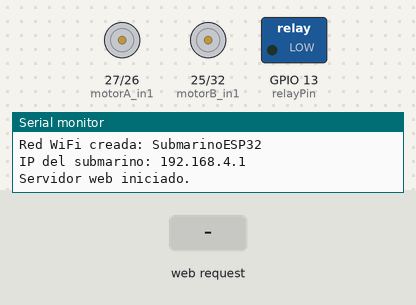
Simulated run of this sketch. Board: ESP32. Shown: motor-driver pin pairs drawn as motors (green arrow = first pin HIGH = forward, orange = second pin HIGH = backward, longer = more drive, scaled by the enable pin), switched loads named in the sketch (green lamp = pin HIGH), the last lines printed to the serial monitor. Inputs (shaded band) come from the test bench.

Above: at 1.2 s.
1.3 s: HTTP request GET /tanque/llenar received
At 1.7 s:
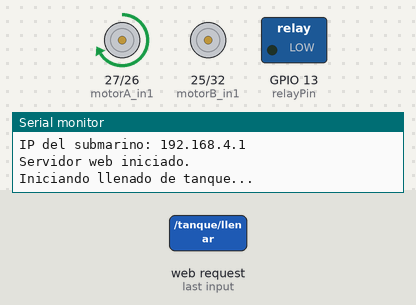
2.8 s: HTTP request GET /stop received
At 4.0 s:
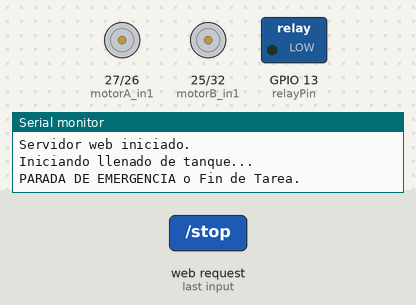
4.3 s: HTTP request GET /tanque/vaciar received
At 5.2 s:
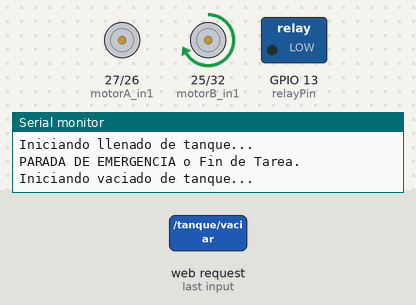
Timing chart, 0 to 7.3 s (numbered marks = the images above; inputs shaded):
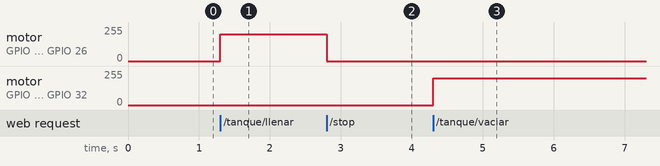

Measured:
- after the input at 1.3 s, motor on GPIO 27 (motorA_in1) / GPIO 26 (motorA_in2): stopped → forward 200/255 at once
- after the input at 2.8 s, motor on GPIO 27 (motorA_in1) / GPIO 26 (motorA_in2): forward 200/255 → stopped at once
- after the input at 4.3 s, motor on GPIO 25 (motorB_in1) / GPIO 32 (motorB_in2): stopped → forward 200/255 at once

The sketch:

SubmarinoFinal.ino
```cpp
#include <WiFi.h>
#include <WebServer.h>
// #include <ESP32Servo.h> // Eliminado
#include <OneWire.h>
#include <DallasTemperature.h>

// ========================
// CONFIG WIFI (MODO AP)
// ========================
const char* ssid = "SubmarinoESP32";
const char* password = "12345678";

// ========================
// PINES
// ========================
// const int servoPin = 23; // Eliminado
// Motor A (Llenar tanque)
const int motorA_in1 = 27;
const int motorA_in2 = 26;
const int motorA_ena = 12;
// Motor B (Vaciar tanque)
const int motorB_in1 = 25;
const int motorB_in2 = 32;
const int motorB_enb = 33;
// Relay JT800 (propulsión)
const int relayPin = 13;
// Sensor DS18B20
const int oneWireBus = 15;
OneWire oneWire(oneWireBus);
DallasTemperature sensors(&oneWire);

// ========================
// OBJETOS GLOBALES
// ========================
WebServer server(80);
// Servo direccionServo; // Eliminado

// ========================
// VARIABLES DE ESTADO (PARA LÓGICA NO-BLOQUEANTE)
// ========================
enum SystemState { STATE_IDLE, STATE_FILLING, STATE_EMPTYING, STATE_PROPULSION };
SystemState currentState = STATE_IDLE;
unsigned long actionStartTime = 0; // Marca de tiempo (millis) de cuándo empezó una acción

// Tiempos de operación (en milisegundos)
const unsigned long FILL_DURATION = 60000;  // 1 minuto
const unsigned long EMPTY_DURATION = 70000; // 1 minuto 10 segundos
// const unsigned long PROPULSION_DURATION = 8000; // 8 segundos

// --- Variables para el temporizador del Servo --- // Eliminadas


// -----------------------------------------------------------------
// 1. PLANTILLA HTML EN MEMORIA FLASH (PROGMEM)
// (HTML Modificado sin la sección del servo)
// -----------------------------------------------------------------
const char html_PROGMEM[] PROGMEM = R"RAW(
<!DOCTYPE html>
<html lang="en">
<head>
    <meta charset="UTF-8">
    <meta name="viewport" content="width=device-width, initial-scale=1.0">
    <title>Submarine</title>
    <style>
        body { font-family: Arial, sans-serif; background-color: #f4f4f4; color: #333; max-width: 600px; margin: 0 auto; padding: 20px; text-align: center; }
        h1 { color: #0056b3; }
        h2 { border-bottom: 2px solid #ccc; padding-bottom: 5px; margin-top: 30px; }
        .button-group { display: flex; justify-content: center; gap: 15px; margin-top: 15px; }
        .button { display: inline-block; padding: 12px 20px; font-size: 16px; font-weight: bold; color: #fff; background-color: #007bff; border: none; border-radius: 5px; text-decoration: none; cursor: pointer; transition: background-color 0.3s; }
        .button:hover { background-color: #0056b3; }
        .button-fill { background-color: #28a745; }
        .button-fill:hover { background-color: #218838; }
        .button-empty { background-color: #ffc107; }
        .button-empty:hover { background-color: #e0a800; }
        p { font-size: 1.2em; margin-top: 20px; }
        .footer { font-size:12px; color:gray; margin-top: 30px; }
        .button-stop { background-color: #dc3545; width: 90%; padding: 20px; font-size: 1.5em; margin-top: 20px; border: 3px solid #b02a37; }
        .button-stop:hover { background-color: #c82333; }
        .status-box { background-color: #e9ecef; border: 1px solid #ced4da; border-radius: 5px; padding: 15px; margin-top: 20px; }
        .status-box p { margin: 0; }
        .status-box b { color: #0056b3; }
    </style>
</head>
<body>
    <h1>Control Submarino</h1>
    <a class="button button-stop" href="/stop">PARADA DE EMERGENCIA</a>
    <div class="status-box">
        <p><b>Estado:</b> %%STATUS%%</p>
    </div>

    <h2>Tanque de Lastre</h2>
    <div class="button-group">
        <a class="button button-fill" href="/tanque/llenar">Llenar (60s)</a>
        <a class="button button-empty" href="/tanque/vaciar">Vaciar (70s)</a>
    </div>

    <h2>Propulsión (Manual)</h2>
    <div class="button-group">
        <a class="button button-fill" href="/propulsar/avanzar">Avanzar</a>
        <a class="button button-empty" href="/propulsar/parar">Parar</a>
    </div>

    <h2>Telemetría</h2>
    <p><b>Temperatura:</b> %%TEMP%%</p>
    <p class="footer">
        Conéctate a la red WiFi <b>%%SSID%%</b> y abrí <b>http://192.168.4.1</b>
    </p>
    <script>
        setTimeout(function(){
            window.location.reload(1);
        }, 5000); // Refresca cada 5 segundos
    </script>
</body>
</html>
)RAW";


// ========================
// FUNCIONES DE PARADA
// (Sin cambios)
// ========================
void stopAllActions() {
  Serial.println("PARADA DE EMERGENCIA o Fin de Tarea.");
  analogWrite(motorA_ena, 0);
  digitalWrite(motorA_in1, LOW);
  digitalWrite(motorA_in2, LOW);
  analogWrite(motorB_enb, 0);
  digitalWrite(motorB_in1, LOW);
  digitalWrite(motorB_in2, LOW);
  digitalWrite(relayPin, LOW);
  currentState = STATE_IDLE;
  actionStartTime = 0;
}

// ========================
// MANEJADORES HTML
// (handleRoot sin cambios)
// ========================
void handleRoot() {
  sensors.requestTemperatures();
  float tempC = sensors.getTempCByIndex(0);
  String html = FPSTR(html_PROGMEM);
  String tempStr;
  if (tempC == DEVICE_DISCONNECTED_C) {
    tempStr = "Sensor no detectado";
  } else {
    tempStr = String(tempC, 2) + " &deg;C";
  }
  String statusStr = "En espera";
  unsigned long elapsed = (millis() - actionStartTime) / 1000;
  switch (currentState) {
    case STATE_FILLING:
      statusStr = "Llenando tanque... (" + String(elapsed) + "s / 60s)";
      break;
    case STATE_EMPTYING:
      statusStr = "Vaciando tanque... (" + String(elapsed) + "s / 70s)";
      break;
    case STATE_PROPULSION:
      statusStr = "Propulsando...";
      break;
    case STATE_IDLE:
    default:
      statusStr = "En espera";
      break;
  }
  html.replace("%%TEMP%%", tempStr);
  html.replace("%%SSID%%", ssid);
  html.replace("%%STATUS%%", statusStr);
  server.send(200, "text/html", html);
}

// (handleStop sin cambios)
void handleStop() {
  stopAllActions();
  server.sendHeader("Location", "/");
  server.send(303);
}

// ========================
// CONTROL DE SERVO (¡ELIMINADO!)
// ========================
// void handleServo(String dir) { ... } // Eliminado


// ========================
// CONTROL DE MOTORES (Sin cambios)
// ========================
void handleTanque(String accion) {
  if (currentState != STATE_IDLE) {
    server.sendHeader("Location", "/");
    server.send(303);
    return;
  }
  if (accion == "llenar") {
    Serial.println("Iniciando llenado de tanque...");
    digitalWrite(motorA_in1, HIGH);
    digitalWrite(motorA_in2, LOW);
    analogWrite(motorA_ena, 200);
    currentState = STATE_FILLING;
    actionStartTime = millis();
  }
  if (accion == "vaciar") {
    Serial.println("Iniciando vaciado de tanque...");
    digitalWrite(motorB_in1, HIGH);
    digitalWrite(motorB_in2, LOW);
    analogWrite(motorB_enb, 200);
    currentState = STATE_EMPTYING;
    actionStartTime = millis();
  }
  server.sendHeader("Location", "/");
  server.send(303);
}

// ========================
// CONTROL DE JT800 (Sin cambios)
// ========================
void handlePropulsion(String accion) {

  // --- INICIAR PROPULSIÓN ---
  if (accion == "avanzar") {
    // Solo arranca si el sistema está en espera
    if (currentState != STATE_IDLE) {
      server.sendHeader("Location", "/");
      server.send(303);
      return;
    }
    Serial.println("Iniciando propulsión (manual)...");
    digitalWrite(relayPin, HIGH);
    currentState = STATE_PROPULSION; // Marcar estado como "Propulsando"
  }

  // --- DETENER PROPULSIÓN ---
  if (accion == "parar") {
    // Solo intenta parar si el estado actual es "Propulsando"
    if (currentState == STATE_PROPULSION) {
      Serial.println("Propulsión (manual) detenida.");
      digitalWrite(relayPin, LOW);
      currentState = STATE_IDLE; // Marcar estado como "En espera"
    }
    // Si se presiona "Parar" y el estado es OTRO (ej. Llenando), no hace nada.
  }

  server.sendHeader("Location", "/");
  server.send(303);
}


// ========================
// SETUP (¡MODIFICADO!)
// ========================
void setup() {
  Serial.begin(115200);
  Serial.println("\nIniciando Access Point...");

  WiFi.softAP(ssid, password);
  IPAddress myIP = WiFi.softAPIP();
  Serial.print("Red WiFi creada: "); Serial.println(ssid);
  Serial.print("IP del submarino: "); Serial.println(myIP);

  // Motores
  pinMode(motorA_in1, OUTPUT); pinMode(motorA_in2, OUTPUT); pinMode(motorA_ena, OUTPUT);
  pinMode(motorB_in1, OUTPUT); pinMode(motorB_in2, OUTPUT); pinMode(motorB_enb, OUTPUT);
  digitalWrite(motorA_in1, LOW); digitalWrite(motorA_in2, LOW);
  digitalWrite(motorB_in1, LOW); digitalWrite(motorB_in2, LOW);

  // Relay
  pinMode(relayPin, OUTPUT);
  digitalWrite(relayPin, LOW);

  // Sensor
  sensors.begin();

  // Servidor web
  server.on("/", handleRoot);
  server.on("/stop", handleStop);

  // Rutas del servo eliminadas
  // server.on("/servo/izquierda", []() { handleServo("izquierda"); });
  // server.on("/servo/centro", []() { handleServo("centro"); });
  // server.on("/servo/derecha", []() { handleServo("derecha"); });

  server.on("/tanque/llenar", []() { handleTanque("llenar"); });
  server.on("/tanque/vaciar", []() { handleTanque("vaciar"); });

  server.on("/propulsar/avanzar", []() { handlePropulsion("avanzar"); });
  server.on("/propulsar/parar", []() { handlePropulsion("parar"); });

  server.begin();
  Serial.println("Servidor web iniciado.");
}

// ========================
// LOOP (¡MODIFICADO!)
// ========================
void loop() {
  // 1. Siempre atender al servidor web
  server.handleClient();

  // 2. Gestionar los estados de las acciones (Tanques, Propulsión)
  if (currentState != STATE_IDLE) {
    unsigned long currentTime = millis();

    if (currentState == STATE_FILLING) {
      if (currentTime - actionStartTime >= FILL_DURATION) {
        Serial.println("Llenado de tanque completado.");
        stopAllActions();
      }
    }
    else if (currentState == STATE_EMPTYING) {
      if (currentTime - actionStartTime >= EMPTY_DURATION) {
        Serial.println("Vaciado de tanque completado.");
        stopAllActions();
      }
    }
  }

  // 3. Gestionar el temporizador de "detach" del servo (ELIMINADO)
  // if (isServoActive) { ... } // Eliminado

}
```
